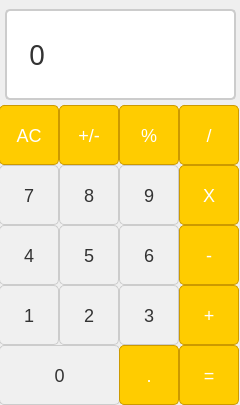
<?xml version="1.0" encoding="UTF-8"?>
<ui version="4.0">
 <class>MainWindow</class>
 <widget class="QMainWindow" name="MainWindow">
  <property name="geometry">
   <rect>
    <x>0</x>
    <y>0</y>
    <width>240</width>
    <height>405</height>
   </rect>
  </property>
  <property name="windowTitle">
   <string>Calculator</string>
  </property>
  <property name="windowIcon">
   <iconset>
    <normaloff>C:/Users/vlad/Downloads/metrou.ico</normaloff>C:/Users/vlad/Downloads/metrou.ico</iconset>
  </property>
  <widget class="QWidget" name="centralwidget">
   <widget class="QLabel" name="resultBar">
    <property name="geometry">
     <rect>
      <x>-5</x>
      <y>-1</y>
      <width>251</width>
      <height>111</height>
     </rect>
    </property>
    <property name="font">
     <font>
      <family>Bahnschrift SemiLight</family>
      <pointsize>-1</pointsize>
     </font>
    </property>
    <property name="styleSheet">
     <string notr="true">QLabel{
qproperty-alignment: 'AlignVCenter | AlignRight';
border-bottom: 1px solid gray;

	background-color: white;
    color: #333333;
    font-size: 28px;
    padding: 15px;
    border: 2px solid #cccccc;
    border-radius: 5px;
    margin: 10px;
    text-align: right;
}

</string>
    </property>
    <property name="text">
     <string>0</string>
    </property>
   </widget>
   <widget class="QPushButton" name="sevenButton">
    <property name="geometry">
     <rect>
      <x>-6</x>
      <y>160</y>
      <width>70</width>
      <height>70</height>
     </rect>
    </property>
    <property name="styleSheet">
     <string notr="true">QPushButton {
    background-color: #f0f0f0;
    color: #333;
    font-size: 18px;
    padding: 15px;
    border: 1px solid #ccc;
    border-radius: 5px;
    margin: 5px;
    transition: background-color 0.3s, box-shadow 0.3s;
}

QPushButton:hover {
    background-color: #e0e0e0;
}

QPushButton:pressed {
    background-color: #d0d0d0;
    box-shadow: inset 0 3px 5px rgba(0, 0, 0, 0.2);
}

QPushButton.operation {
    background-color: #ffcc00;
    color: white;
    font-weight: bold;
}

QPushButton.operation:hover {
    background-color: #ffbb00;
}

QPushButton.operation:pressed {
    background-color: #ffaa00;
}
</string>
    </property>
    <property name="text">
     <string>7</string>
    </property>
   </widget>
   <widget class="QPushButton" name="eightButton">
    <property name="geometry">
     <rect>
      <x>54</x>
      <y>160</y>
      <width>70</width>
      <height>70</height>
     </rect>
    </property>
    <property name="styleSheet">
     <string notr="true">QPushButton {
    background-color: #f0f0f0;
    color: #333;
    font-size: 18px;
    padding: 15px;
    border: 1px solid #ccc;
    border-radius: 5px;
    margin: 5px;
    transition: background-color 0.3s, box-shadow 0.3s;
}

QPushButton:hover {
    background-color: #e0e0e0;
}

QPushButton:pressed {
    background-color: #d0d0d0;
    box-shadow: inset 0 3px 5px rgba(0, 0, 0, 0.2);
}

QPushButton.operation {
    background-color: #ffcc00;
    color: white;
    font-weight: bold;
}

QPushButton.operation:hover {
    background-color: #ffbb00;
}

QPushButton.operation:pressed {
    background-color: #ffaa00;
}
</string>
    </property>
    <property name="text">
     <string>8</string>
    </property>
   </widget>
   <widget class="QPushButton" name="nineButton">
    <property name="geometry">
     <rect>
      <x>114</x>
      <y>160</y>
      <width>70</width>
      <height>70</height>
     </rect>
    </property>
    <property name="styleSheet">
     <string notr="true">QPushButton {
    background-color: #f0f0f0;
    color: #333;
    font-size: 18px;
    padding: 15px;
    border: 1px solid #ccc;
    border-radius: 5px;
    margin: 5px;
    transition: background-color 0.3s, box-shadow 0.3s;
}

QPushButton:hover {
    background-color: #e0e0e0;
}

QPushButton:pressed {
    background-color: #d0d0d0;
    box-shadow: inset 0 3px 5px rgba(0, 0, 0, 0.2);
}

QPushButton.operation {
    background-color: #ffcc00;
    color: white;
    font-weight: bold;
}

QPushButton.operation:hover {
    background-color: #ffbb00;
}

QPushButton.operation:pressed {
    background-color: #ffaa00;
}
</string>
    </property>
    <property name="text">
     <string>9</string>
    </property>
   </widget>
   <widget class="QPushButton" name="xButton">
    <property name="geometry">
     <rect>
      <x>174</x>
      <y>160</y>
      <width>70</width>
      <height>70</height>
     </rect>
    </property>
    <property name="styleSheet">
     <string notr="true">QPushButton{
    background-color: #ffcc00;
    color: white;
    font-size: 18px;
    padding: 15px;
    border: 1px solid #cc9a00;
    border-radius: 5px;
    margin: 5px;
    transition: background-color 0.3s, box-shadow 0.3s;
}

QPushButton:hover {
    background-color: #ebba34;
}

QPushButton:pressed {
    background-color: #ebb134;
    box-shadow: inset 0 3px 5px rgba(0, 0, 0, 0.2);
}</string>
    </property>
    <property name="text">
     <string>X</string>
    </property>
   </widget>
   <widget class="QPushButton" name="fiveButton">
    <property name="geometry">
     <rect>
      <x>54</x>
      <y>220</y>
      <width>70</width>
      <height>70</height>
     </rect>
    </property>
    <property name="styleSheet">
     <string notr="true">QPushButton {
    background-color: #f0f0f0;
    color: #333;
    font-size: 18px;
    padding: 15px;
    border: 1px solid #ccc;
    border-radius: 5px;
    margin: 5px;
    transition: background-color 0.3s, box-shadow 0.3s;
}

QPushButton:hover {
    background-color: #e0e0e0;
}

QPushButton:pressed {
    background-color: #d0d0d0;
    box-shadow: inset 0 3px 5px rgba(0, 0, 0, 0.2);
}

QPushButton.operation {
    background-color: #ffcc00;
    color: white;
    font-weight: bold;
}

QPushButton.operation:hover {
    background-color: #ffbb00;
}

QPushButton.operation:pressed {
    background-color: #ffaa00;
}
</string>
    </property>
    <property name="text">
     <string>5</string>
    </property>
   </widget>
   <widget class="QPushButton" name="fourButton">
    <property name="geometry">
     <rect>
      <x>-6</x>
      <y>220</y>
      <width>70</width>
      <height>70</height>
     </rect>
    </property>
    <property name="styleSheet">
     <string notr="true">QPushButton {
    background-color: #f0f0f0;
    color: #333;
    font-size: 18px;
    padding: 15px;
    border: 1px solid #ccc;
    border-radius: 5px;
    margin: 5px;
    transition: background-color 0.3s, box-shadow 0.3s;
}

QPushButton:hover {
    background-color: #e0e0e0;
}

QPushButton:pressed {
    background-color: #d0d0d0;
    box-shadow: inset 0 3px 5px rgba(0, 0, 0, 0.2);
}

QPushButton.operation {
    background-color: #ffcc00;
    color: white;
    font-weight: bold;
}

QPushButton.operation:hover {
    background-color: #ffbb00;
}

QPushButton.operation:pressed {
    background-color: #ffaa00;
}
</string>
    </property>
    <property name="text">
     <string>4</string>
    </property>
   </widget>
   <widget class="QPushButton" name="sixButton">
    <property name="geometry">
     <rect>
      <x>114</x>
      <y>220</y>
      <width>70</width>
      <height>70</height>
     </rect>
    </property>
    <property name="styleSheet">
     <string notr="true">QPushButton {
    background-color: #f0f0f0;
    color: #333;
    font-size: 18px;
    padding: 15px;
    border: 1px solid #ccc;
    border-radius: 5px;
    margin: 5px;
    transition: background-color 0.3s, box-shadow 0.3s;
}

QPushButton:hover {
    background-color: #e0e0e0;
}

QPushButton:pressed {
    background-color: #d0d0d0;
    box-shadow: inset 0 3px 5px rgba(0, 0, 0, 0.2);
}

QPushButton.operation {
    background-color: #ffcc00;
    color: white;
    font-weight: bold;
}

QPushButton.operation:hover {
    background-color: #ffbb00;
}

QPushButton.operation:pressed {
    background-color: #ffaa00;
}
</string>
    </property>
    <property name="text">
     <string>6</string>
    </property>
   </widget>
   <widget class="QPushButton" name="minusButton">
    <property name="geometry">
     <rect>
      <x>174</x>
      <y>220</y>
      <width>70</width>
      <height>70</height>
     </rect>
    </property>
    <property name="styleSheet">
     <string notr="true">QPushButton{
    background-color: #ffcc00;
    color: white;
    font-size: 18px;
    padding: 15px;
    border: 1px solid #cc9a00;
    border-radius: 5px;
    margin: 5px;
    transition: background-color 0.3s, box-shadow 0.3s;
}

QPushButton:hover {
    background-color: #ebba34;
}

QPushButton:pressed {
    background-color: #ebb134;
    box-shadow: inset 0 3px 5px rgba(0, 0, 0, 0.2);
}</string>
    </property>
    <property name="text">
     <string>-</string>
    </property>
   </widget>
   <widget class="QPushButton" name="twoButton">
    <property name="geometry">
     <rect>
      <x>54</x>
      <y>280</y>
      <width>70</width>
      <height>70</height>
     </rect>
    </property>
    <property name="styleSheet">
     <string notr="true">QPushButton {
    background-color: #f0f0f0;
    color: #333;
    font-size: 18px;
    padding: 15px;
    border: 1px solid #ccc;
    border-radius: 5px;
    margin: 5px;
    transition: background-color 0.3s, box-shadow 0.3s;
}

QPushButton:hover {
    background-color: #e0e0e0;
}

QPushButton:pressed {
    background-color: #d0d0d0;
    box-shadow: inset 0 3px 5px rgba(0, 0, 0, 0.2);
}

QPushButton.operation {
    background-color: #ffcc00;
    color: white;
    font-weight: bold;
}

QPushButton.operation:hover {
    background-color: #ffbb00;
}

QPushButton.operation:pressed {
    background-color: #ffaa00;
}
</string>
    </property>
    <property name="text">
     <string>2</string>
    </property>
   </widget>
   <widget class="QPushButton" name="oneButton">
    <property name="geometry">
     <rect>
      <x>-6</x>
      <y>280</y>
      <width>70</width>
      <height>70</height>
     </rect>
    </property>
    <property name="styleSheet">
     <string notr="true">QPushButton {
    background-color: #f0f0f0;
    color: #333;
    font-size: 18px;
    padding: 15px;
    border: 1px solid #ccc;
    border-radius: 5px;
    margin: 5px;
    transition: background-color 0.3s, box-shadow 0.3s;
}

QPushButton:hover {
    background-color: #e0e0e0;
}

QPushButton:pressed {
    background-color: #d0d0d0;
    box-shadow: inset 0 3px 5px rgba(0, 0, 0, 0.2);
}

QPushButton.operation {
    background-color: #ffcc00;
    color: white;
    font-weight: bold;
}

QPushButton.operation:hover {
    background-color: #ffbb00;
}

QPushButton.operation:pressed {
    background-color: #ffaa00;
}
</string>
    </property>
    <property name="text">
     <string>1</string>
    </property>
   </widget>
   <widget class="QPushButton" name="threeButton">
    <property name="geometry">
     <rect>
      <x>114</x>
      <y>280</y>
      <width>70</width>
      <height>70</height>
     </rect>
    </property>
    <property name="styleSheet">
     <string notr="true">QPushButton {
    background-color: #f0f0f0;
    color: #333;
    font-size: 18px;
    padding: 15px;
    border: 1px solid #ccc;
    border-radius: 5px;
    margin: 5px;
    transition: background-color 0.3s, box-shadow 0.3s;
}

QPushButton:hover {
    background-color: #e0e0e0;
}

QPushButton:pressed {
    background-color: #d0d0d0;
    box-shadow: inset 0 3px 5px rgba(0, 0, 0, 0.2);
}

QPushButton.operation {
    background-color: #ffcc00;
    color: white;
    font-weight: bold;
}

QPushButton.operation:hover {
    background-color: #ffbb00;
}

QPushButton.operation:pressed {
    background-color: #ffaa00;
}
</string>
    </property>
    <property name="text">
     <string>3</string>
    </property>
   </widget>
   <widget class="QPushButton" name="plusButton">
    <property name="geometry">
     <rect>
      <x>174</x>
      <y>280</y>
      <width>70</width>
      <height>70</height>
     </rect>
    </property>
    <property name="styleSheet">
     <string notr="true">QPushButton{
    background-color: #ffcc00;
    color: white;
    font-size: 18px;
    padding: 15px;
    border: 1px solid #cc9a00;
    border-radius: 5px;
    margin: 5px;
    transition: background-color 0.3s, box-shadow 0.3s;
}

QPushButton:hover {
    background-color: #ebba34;
}

QPushButton:pressed {
    background-color: #ebb134;
    box-shadow: inset 0 3px 5px rgba(0, 0, 0, 0.2);
}</string>
    </property>
    <property name="text">
     <string>+</string>
    </property>
   </widget>
   <widget class="QPushButton" name="zeroButton">
    <property name="geometry">
     <rect>
      <x>-6</x>
      <y>340</y>
      <width>131</width>
      <height>70</height>
     </rect>
    </property>
    <property name="styleSheet">
     <string notr="true">QPushButton {
    background-color: #f0f0f0;
    color: #333;
    font-size: 18px;
    padding: 15px;
    border: 1px solid #ccc;
    border-radius: 5px;
    margin: 5px;
    transition: background-color 0.3s, box-shadow 0.3s;
}

QPushButton:hover {
    background-color: #e0e0e0;
}

QPushButton:pressed {
    background-color: #d0d0d0;
    box-shadow: inset 0 3px 5px rgba(0, 0, 0, 0.2);
}

QPushButton.operation {
    background-color: #ffcc00;
    color: white;
    font-weight: bold;
}

QPushButton.operation:hover {
    background-color: #ffbb00;
}

QPushButton.operation:pressed {
    background-color: #ffaa00;
}
</string>
    </property>
    <property name="text">
     <string>0</string>
    </property>
   </widget>
   <widget class="QPushButton" name="dotButton">
    <property name="geometry">
     <rect>
      <x>114</x>
      <y>340</y>
      <width>70</width>
      <height>70</height>
     </rect>
    </property>
    <property name="styleSheet">
     <string notr="true">QPushButton{
    background-color: #ffcc00;
    color: white;
    font-size: 18px;
    padding: 15px;
    border: 1px solid #cc9a00;
    border-radius: 5px;
    margin: 5px;
    transition: background-color 0.3s, box-shadow 0.3s;
}

QPushButton:hover {
    background-color: #ebba34;
}

QPushButton:pressed {
    background-color: #ebb134;
    box-shadow: inset 0 3px 5px rgba(0, 0, 0, 0.2);
}</string>
    </property>
    <property name="text">
     <string>.</string>
    </property>
   </widget>
   <widget class="QPushButton" name="equalButton">
    <property name="geometry">
     <rect>
      <x>174</x>
      <y>340</y>
      <width>70</width>
      <height>70</height>
     </rect>
    </property>
    <property name="styleSheet">
     <string notr="true">QPushButton{
    background-color: #ffcc00;
    color: white;
    font-size: 18px;
    padding: 15px;
    border: 1px solid #cc9a00;
    border-radius: 5px;
    margin: 5px;
    transition: background-color 0.3s, box-shadow 0.3s;
}

QPushButton:hover {
    background-color: #ebba34;
}

QPushButton:pressed {
    background-color: #ebb134;
    box-shadow: inset 0 3px 5px rgba(0, 0, 0, 0.2);
}</string>
    </property>
    <property name="text">
     <string>=</string>
    </property>
   </widget>
   <widget class="QPushButton" name="plus_minusButton">
    <property name="geometry">
     <rect>
      <x>54</x>
      <y>100</y>
      <width>70</width>
      <height>70</height>
     </rect>
    </property>
    <property name="styleSheet">
     <string notr="true">QPushButton{
    background-color: #ffcc00;
    color: white;
    font-size: 18px;
    padding: 15px;
    border: 1px solid #cc9a00;
    border-radius: 5px;
    margin: 5px;
    transition: background-color 0.3s, box-shadow 0.3s;
}

QPushButton:hover {
    background-color: #ebba34;
}

QPushButton:pressed {
    background-color: #ebb134;
    box-shadow: inset 0 3px 5px rgba(0, 0, 0, 0.2);
}</string>
    </property>
    <property name="text">
     <string>+/-</string>
    </property>
   </widget>
   <widget class="QPushButton" name="ACButton">
    <property name="geometry">
     <rect>
      <x>-6</x>
      <y>100</y>
      <width>70</width>
      <height>70</height>
     </rect>
    </property>
    <property name="styleSheet">
     <string notr="true">QPushButton{
    background-color: #ffcc00;
    color: white;
    font-size: 18px;
    padding: 15px;
    border: 1px solid #cc9a00;
    border-radius: 5px;
    margin: 5px;
    transition: background-color 0.3s, box-shadow 0.3s;
}

QPushButton:hover {
    background-color: #ebba34;
}

QPushButton:pressed {
    background-color: #ebb134;
    box-shadow: inset 0 3px 5px rgba(0, 0, 0, 0.2);
}</string>
    </property>
    <property name="text">
     <string>AC</string>
    </property>
   </widget>
   <widget class="QPushButton" name="percentButton">
    <property name="geometry">
     <rect>
      <x>114</x>
      <y>100</y>
      <width>70</width>
      <height>70</height>
     </rect>
    </property>
    <property name="styleSheet">
     <string notr="true">QPushButton{
    background-color: #ffcc00;
    color: white;
    font-size: 18px;
    padding: 15px;
    border: 1px solid #cc9a00;
    border-radius: 5px;
    margin: 5px;
    transition: background-color 0.3s, box-shadow 0.3s;
}

QPushButton:hover {
    background-color: #ebba34;
}

QPushButton:pressed {
    background-color: #ebb134;
    box-shadow: inset 0 3px 5px rgba(0, 0, 0, 0.2);
}</string>
    </property>
    <property name="text">
     <string>%</string>
    </property>
   </widget>
   <widget class="QPushButton" name="slashButton">
    <property name="geometry">
     <rect>
      <x>174</x>
      <y>100</y>
      <width>70</width>
      <height>70</height>
     </rect>
    </property>
    <property name="styleSheet">
     <string notr="true">QPushButton{
    background-color: #ffcc00;
    color: white;
    font-size: 18px;
    padding: 15px;
    border: 1px solid #cc9a00;
    border-radius: 5px;
    margin: 5px;
    transition: background-color 0.3s, box-shadow 0.3s;
}

QPushButton:hover {
    background-color: #ebba34;
}

QPushButton:pressed {
    background-color: #ebb134;
    box-shadow: inset 0 3px 5px rgba(0, 0, 0, 0.2);
}</string>
    </property>
    <property name="text">
     <string>/</string>
    </property>
   </widget>
  </widget>
 </widget>
 <resources/>
 <connections/>
</ui>
